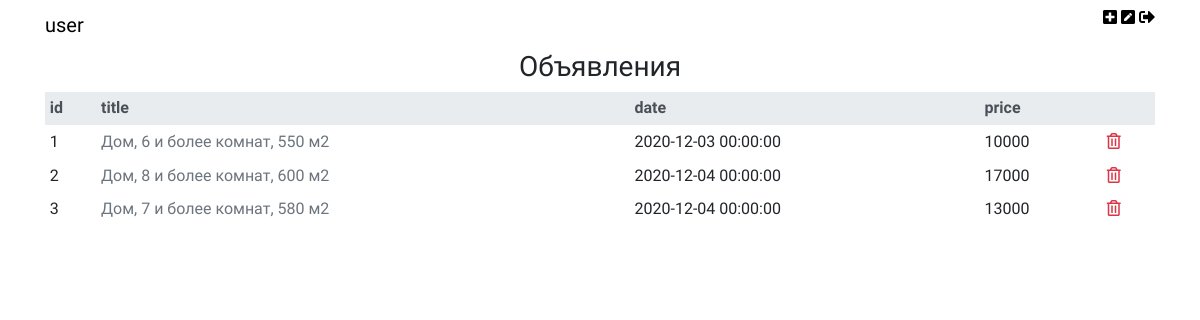
The page /admin/index.php (signed in) on the database its author committed.
### tables this page shows
CREATE TABLE house (
        id INT UNSIGNED AUTO_INCREMENT PRIMARY KEY,
        `title` varchar(255) DEFAULT NULL,
        `date` datetime DEFAULT NULL,
        rental_period_id INT UNSIGNED,
    	land_area VARCHAR(50),
    	number_of_floors INT,
   		number_of_rooms INT,
   		`image` varchar(255) DEFAULT NULL,
   		price DOUBLE,
   		state_id INT UNSIGNED,
        description VARCHAR(500),
        region_id INT UNSIGNED,
        FOREIGN KEY (region_id) REFERENCES region(id),
        FOREIGN KEY (rental_period_id) REFERENCES rental_period(id),
        FOREIGN KEY (state_id) REFERENCES state(id)
       );

### db.php (called while the page is built, shortened)
<?php
$servername = "localhost";
$username = "root";
$password = "1234";
$dbname = "myDB";
$conn = new mysqli($servername,$username,  $password, $dbname);
function get_price($id) {
    global $conn;
    $sql = "SELECT * FROM house WHERE id = $id";
    $result = $conn->query($sql);
    if ($result != null) {
        $house = $result->fetch_assoc();
        return $house['price'] != null ? $house['price'] : 'неизвестно';
    }
    return 'неизвестно';
}
?>

### admin/index.php (the view, shortened to what this page needs)
<?php include("../db.php"); ?>
<!DOCTYPE html>
<html lang="en">
<head>
    <link rel="stylesheet" href="https://stackpath.bootstrapcdn.com/bootstrap/4.4.1/css/bootstrap.min.css">
    <link rel="stylesheet" href="https://cdnjs.cloudflare.com/ajax/libs/font-awesome/5.11.2/css/all.css">
    <link rel="stylesheet" href="style.css">
</head>
<body>
    <?php include("header.php"); ?>
    <h3 style="text-align: center;">Объявления</h3>
    <main class="container">
        <?php
        $sql = "SELECT * FROM house";
        $result = $conn->query($sql);
        $houses = $result->fetch_all(MYSQLI_ASSOC);
        ?>
        <table class="table table-borderless table-hover table-sm table-responsive-sm">
            <thead class="thead-light">
                <tr>
                    <th>id</th>
                    <th>title</th>
                    <th>date</th>
                    <th>price</th>
                    <th></th>
                </tr>
            </thead>
            <tbody>
                <?php foreach ($houses as $house) : ?>
                    <tr>
                        <td><?= $house['id'] ?></td>
                        <td>
                            <a href="info.php?id=<?= $house['id'] ?>" class="text-secondary" data-toggle="popover" data-img="<?= $house['image'] ?>">
                                <?= $house['title'] ?>
                            </a>
                        </td>
                        <td><?= $house['date'] ?></td>
                        <td><?= get_price($house['id']) ?></td>
                        <td>
                            <a href="#" data-toggle="modal" data-target="#delete_modal_<?= $house['id'] ?>" class="text-danger">
                                <i class="far fa-trash-alt" aria-hidden="true"></i>
                            </a>
                        </td>
                    </tr>
                <?php endforeach; ?>
            </tbody>
        </table>
    </main>
</body>
</html>

### admin/header.php (shortened to what this page needs)
<header id="header" class="container mt-2">
    <h6>
    <a href="index.php" class="navbar-brand" title="На главную!">
        <?= $_SESSION['username'] ?>
    </a>
        <span class="float-right">
            <a href="new.php" title="Добавить объявление!"><i class="fas fa-plus-square"></i></a>
            <a href="application.php" title="Посмотреть заявки <?= $_SESSION['username'] ?>"><i class="fas fa-pen-square"></i></a>
            <a href="logout.php" title="Выйти с аккаунта <?= $_SESSION['username'] ?>"><i class="fas fa-sign-out-alt"></i></a>
        </span>
    </h6>
</header>

### admin/style.css (style rules this page uses)
* { font-family: 'Kulim Park', sans-serif; }
header a { color: black; }

### rows shown on the page
house: id "1", title "Дом, 6 и более комнат, 550 м2", date "2020-12-03 00:00:00", get_price($house['id']) "10000"
house: id "2", title "Дом, 8 и более комнат, 600 м2", date "2020-12-04 00:00:00", get_price($house['id']) "17000"
house: id "3", title "Дом, 7 и более комнат, 580 м2", date "2020-12-04 00:00:00", get_price($house['id']) "13000"

### other values the page prints
$_SESSION['username'] "user"
